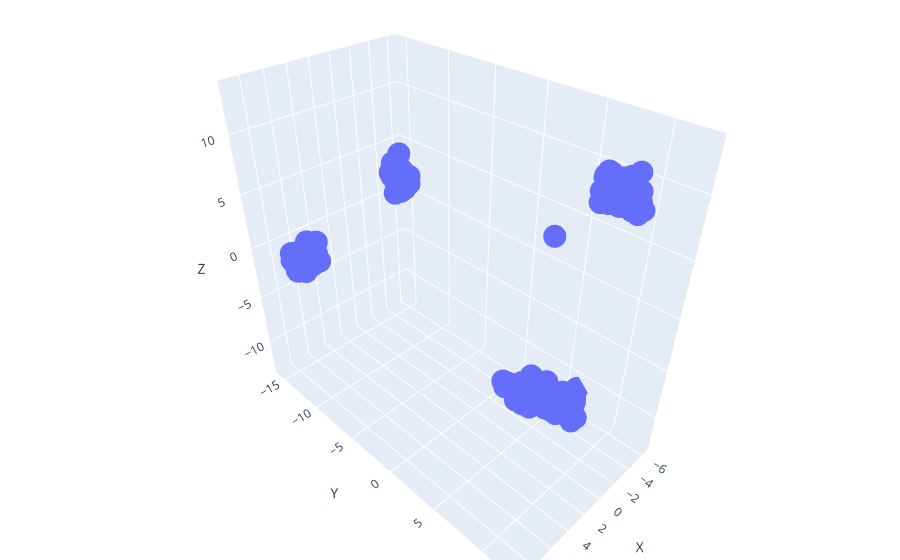

The cell this chart's notebook holds for it:
### Code cell
import numpy as np
df2 = df.copy()
numerical = df2.select_dtypes(exclude='object')
for c in numerical.columns:
    numerical[c] = (numerical[c] - numerical[c].mean())/numerical[c].std(ddof=0)
    
##preprocessing categorical
categorical = df2.select_dtypes(include='object')
categorical = pd.get_dummies(categorical)
#Embedding numerical & categorical
fit1 = pacmap.PaCMAP(#random_state=12,
                n_components=n_components).fit_transform(numerical)

fit2 = pacmap.PaCMAP(distance='hamming', 
                n_components=n_components).fit_transform(categorical)
gamma = np.mean(np.std(numerical))/2
embedding = fit1+fit2*gamma

um = pd.DataFrame(embedding) # Each points' UMAP coordinate 

# Actual Plotting
um.columns = ['X','Y','Z']
#um['cluster'] = df['cluster'].astype(str)
fig = px.scatter_3d(um, 
                x='X',y='Y',z='Z')
fig.update_layout(showlegend=False)
fig.update_layout(margin=dict(l=0, r=0, b=0, t=0))
fig.show()

### Figure 1 — Plotly figure (JSON) as saved in the notebook; plotly's stock layout.template omitted (floating-point values rounded to 4 significant figures; data arrays with more than 128 entries replaced by an {"elided": "..."} marker saying what was removed)
{"data": [{"hovertemplate": "X=%{x}<br>Y=%{y}<br>Z=%{z}<extra></extra>", "legendgroup": "", "marker": {"color": "#636efa", "symbol": "circle"}, "mode": "markers", "name": "", "scene": "scene", "showlegend": false, "type": "scatter3d", "x": {"elided": "250 float values"}, "y": {"elided": "250 float values"}, "z": {"elided": "250 float values"}}], "layout": {"legend": {"tracegroupgap": 0}, "margin": {"b": 0, "l": 0, "r": 0, "t": 0}, "scene": {"domain": {"x": [0, 1], "y": [0, 1]}, "xaxis": {"title": {"text": "X"}}, "yaxis": {"title": {"text": "Y"}}, "zaxis": {"title": {"text": "Z"}}}, "showlegend": false}}
